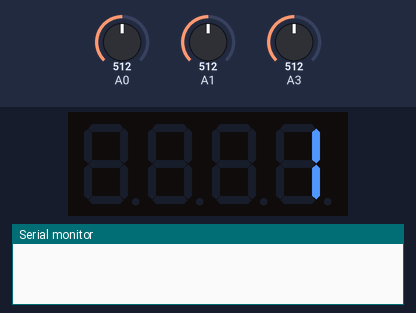
Recording of a sketch running on a simulated Arduino Uno, built with avr-gcc and run on an emulated ATmega328P. Parts: 4-digit seven-segment display, the last lines printed to the serial monitor. The inputs (shaded band) are chosen by the test bench; at power-on: A3 = 512, A0 = 512, A1 = 512.

Above: at 2.2 s.
2.3 s: A3 set to 290
3.8 s: A3 set to 306
At 4.6 s:
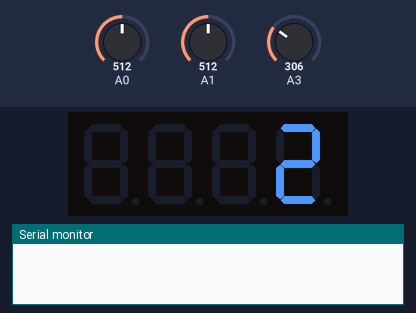
6.3 s: A0 set to 0
At 6.8 s:
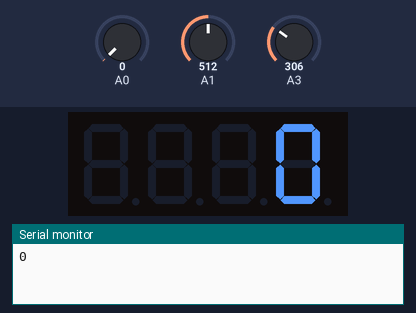
Timing chart, 0 to 9.3 s (numbered marks = the images above; inputs shaded):
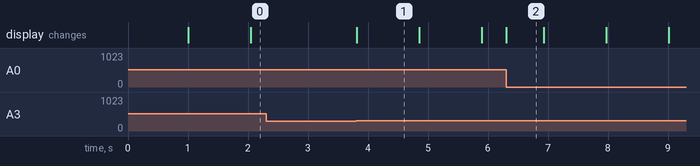

Measured:
- after the input at 2.3 s, every drawn part: stays the same
- after the input at 3.8 s, the display: changes at once (image 1)
- what the display in image 1 shows lasts 1.1 s, from 3.8 s to 4.9 s
- what the display in image 2 shows lasts 0.6 s, from 6.3 s to 6.9 s

The sketch:

sketch_mar02a.ino
```cpp
#include "MeOrion.h"
#include <SoftwareSerial.h>
#include <Wire.h>

MeUltrasonicSensor ultraSensor3(PORT_4);
Me7SegmentDisplay sevseg4(PORT_3);
MeSoundSensor soundSensor(PORT_8);
MeJoystick joystick(PORT_7);
//MeBluetooth bluetooth(PORT_5);
int reps;
int set;
int seconds;
int seconder;

int smallestTime = 50;//50 milli
int repCDR = 1000 / smallestTime;// 1 seconds
int repCoolDown = repCDR;
int setCDR = 1000 / smallestTime * 3;//3 secs
int setCoolDown = setCDR;
double soundLevel;

int x = 0;
int y = 0;
void setup() {
  Serial.begin(115200);
  //bluetooth.begin(115200);
  sevseg4.display(999);
  delay(1000);
  sevseg4.display(0);
  //Serial.println("Bluetooth Start!");
}

void loop() {
  soundLevel = soundSensor.strength();
//  seconder++;
  x = joystick.readX();
  y = joystick.readY();
//  Serial.print("Joystick X = ");
//  Serial.print(x);
//  Serial.print("Joystick Y = ");
//  Serial.print(y);
//  if (x > 400 && setCoolDown == 0) {
//    Serial.print("Reps: ");
//    Serial.print(reps);
//    Serial.print("\n");
//    setCoolDown = setCDR;
//  }
  if (x < -400 && setCoolDown == 0) {
    set++;
    reps = 0;
    Serial.print(reps);
    setCoolDown = setCDR;
  }
  if (soundLevel > 300 && repCoolDown == 0) {
    reps++;
    repCoolDown = repCDR;
  }
  if (repCoolDown > 0) {
    repCoolDown--;
  }
  if (setCoolDown > 0) {
    setCoolDown--;
  }
  sevseg4.display(reps);
//  Serial.println(reps);
//  if (Serial.available()) {
//    bluetooth.write(Serial.read());
//  }
  delay(smallestTime);
}
```
